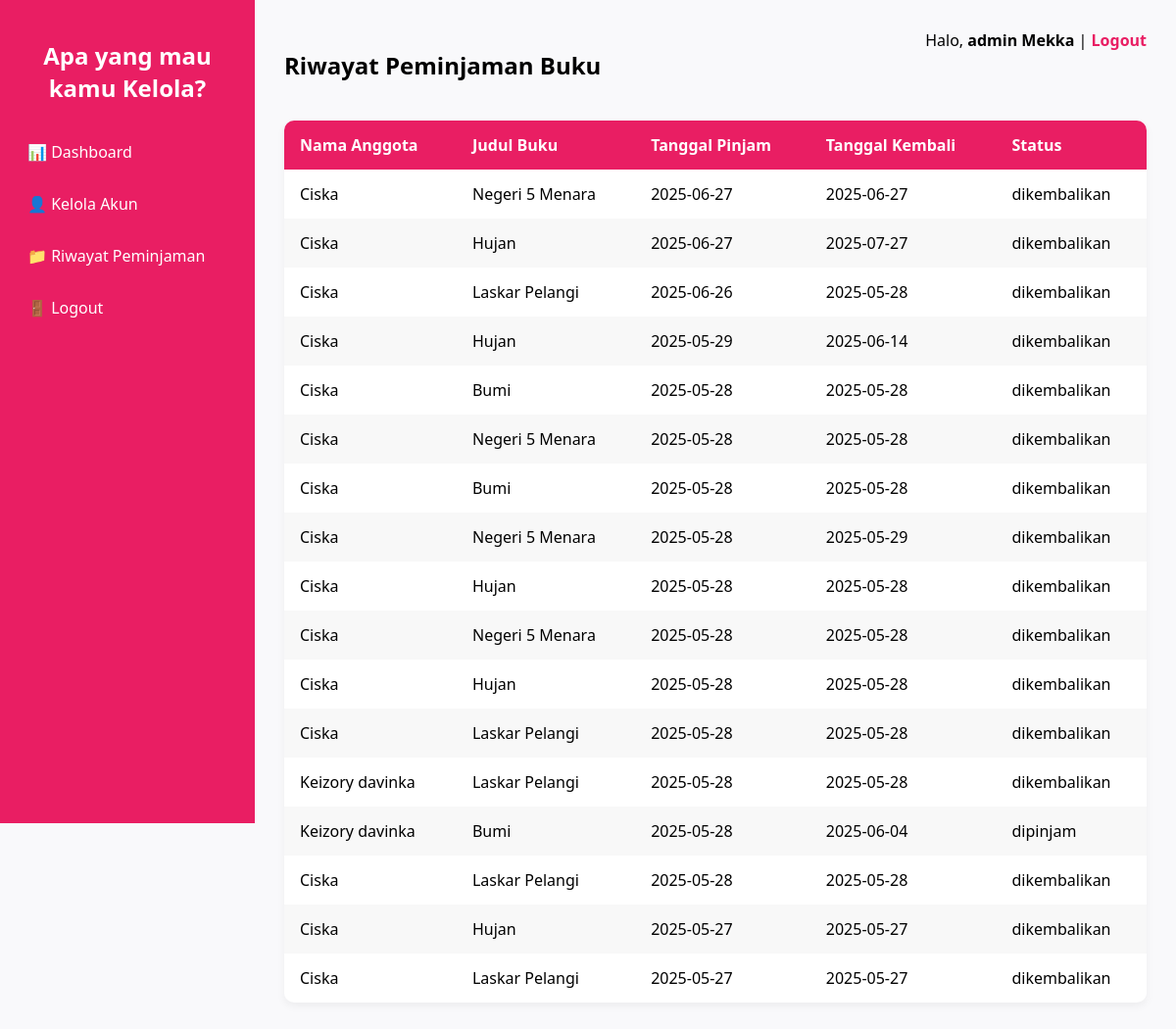
The app's page /laporan_peminjaman.php (signed in) with its own data.
### tables this page shows
CREATE TABLE `t_peminjaman` (
  `id_pinjam` int(11) NOT NULL,
  `id_buku` int(11) DEFAULT NULL,
  `id_anggota` int(11) DEFAULT NULL,
  `tanggal_pinjam` date DEFAULT NULL,
  `tanggal_batas` date DEFAULT NULL,
  `tanggal_kembali` date DEFAULT NULL,
  `status` enum('pinjam','kembali') DEFAULT 'pinjam',
  `create_by` int(11) DEFAULT NULL,
  `create_date` datetime DEFAULT current_timestamp(),
  `status_peminjaman` varchar(50) NOT NULL DEFAULT 'meminjam',
  `denda` int(11) DEFAULT 0
);

CREATE TABLE `t_anggota` (
  `id_anggota` int(11) NOT NULL,
  `nama` varchar(100) DEFAULT NULL,
  `alamat` text DEFAULT NULL,
  `telepon` varchar(15) DEFAULT NULL,
  `id_account` int(11) DEFAULT NULL,
  `email` varchar(100) DEFAULT NULL
);

CREATE TABLE `t_buku` (
  `id_buku` int(11) NOT NULL,
  `judul` varchar(255) DEFAULT NULL,
  `penulis` varchar(100) DEFAULT NULL,
  `penerbit` varchar(100) DEFAULT NULL,
  `tahun_terbit` year(4) DEFAULT NULL,
  `stok` int(11) DEFAULT NULL,
  `create_by` int(11) DEFAULT NULL,
  `create_date` datetime DEFAULT current_timestamp(),
  `update_by` int(11) DEFAULT NULL,
  `update_date` datetime DEFAULT NULL ON UPDATE current_timestamp(),
  `gambar` varchar(255) DEFAULT NULL
);

### laporan_peminjaman.php (the view, shortened to what this page needs)
<?php
include "koneksi.php";
?>
<!DOCTYPE html>
<html lang="id">
<head>
</head>
<body>
<div class="sidebar">
    <h2>Apa yang mau kamu Kelola?</h2>
    <a href="dashboard_admin.php">📊 Dashboard</a>
    <a href="manajemen_akun.php">👤 Kelola Akun</a>
    <a href="laporan_peminjaman.php">📁 Riwayat Peminjaman</a>
    <a href="logout.php">🚪 Logout</a>
</div>
<div class="main">
    <div class="topbar">
        <h2>Riwayat Peminjaman Buku</h2>
        <div>
            Halo, <strong><?= $_SESSION['username'] ?></strong> |
            <a class="logout" href="logout.php">Logout</a>
        </div>
    </div>
    <table>
        <thead>
            <tr>
                <th>Nama Anggota</th>
                <th>Judul Buku</th>
                <th>Tanggal Pinjam</th>
                <th>Tanggal Kembali</th>
                <th>Status</th>
            </tr>
        </thead>
        <tbody>
            <?php
            $query = "SELECT p.*, a.nama, b.judul
                      FROM t_peminjaman p
                      JOIN t_anggota a ON p.id_anggota = a.id_anggota
                      JOIN t_buku b ON p.id_buku = b.id_buku
                      ORDER BY p.tanggal_pinjam DESC";
            $result = mysqli_query($conn, $query);
            while ($row = mysqli_fetch_assoc($result)) {
                echo "<tr>
                        <td>{$row['nama']}</td>
                        <td>{$row['judul']}</td>
                        <td>{$row['tanggal_pinjam']}</td>
                        <td>{$row['tanggal_kembali']}</td>
                        <td>{$row['status_peminjaman']}</td>
                    </tr>";
            }
            ?>
        </tbody>
    </table>
</div>
</body>
</html>

### laporan_peminjaman.php (style rules this page uses)
body { font-family: 'Segoe UI', sans-serif; margin: 0; padding: 0; display: flex; background-color: #f9f9fb; }
.sidebar { width: 220px; background-color: #e91e63; color: white; padding: 20px; height: 100vh; }
.sidebar h2 { text-align: center; margin-bottom: 30px; }
.sidebar a { color: white; text-decoration: none; display: block; margin: 15px 0; padding: 8px; border-radius: 6px; }
.main { flex: 1; padding: 30px; }
h2 { margin-bottom: 20px; }
table { width: 100%; border-collapse: collapse; background-color: white; border-radius: 10px; overflow: hidden; box-shadow: 0 4px 8px rgba(0,0,0,0.05); }
th, td { padding: 14px 16px; text-align: left; }
th { background-color: #e91e63; color: white; }
tr:nth-child(even) { background-color: #f8f8f8; }
.topbar { display: flex; justify-content: space-between; margin-bottom: 20px; }
.logout { color: #e91e63; font-weight: bold; text-decoration: none; }

### records on screen
t_peminjaman: id_anggota.nama "Ciska", id_buku.judul "Negeri 5 Menara", tanggal_pinjam "2025-06-27", tanggal_kembali "2025-06-27", status_peminjaman "dikembalikan"
t_peminjaman: id_anggota.nama "Ciska", id_buku.judul "Hujan", tanggal_pinjam "2025-06-27", tanggal_kembali "2025-07-27", status_peminjaman "dikembalikan"
t_peminjaman: id_anggota.nama "Ciska", id_buku.judul "Laskar Pelangi", tanggal_pinjam "2025-06-26", tanggal_kembali "2025-05-28", status_peminjaman "dikembalikan"
t_peminjaman: id_anggota.nama "Ciska", id_buku.judul "Hujan", tanggal_pinjam "2025-05-29", tanggal_kembali "2025-06-14", status_peminjaman "dikembalikan"
t_peminjaman: id_anggota.nama "Ciska", id_buku.judul "Bumi", tanggal_pinjam "2025-05-28", tanggal_kembali "2025-05-28", status_peminjaman "dikembalikan"
t_peminjaman: id_anggota.nama "Ciska", id_buku.judul "Negeri 5 Menara", tanggal_pinjam "2025-05-28", tanggal_kembali "2025-05-28", status_peminjaman "dikembalikan"
t_peminjaman: id_anggota.nama "Ciska", id_buku.judul "Bumi", tanggal_pinjam "2025-05-28", tanggal_kembali "2025-05-28", status_peminjaman "dikembalikan"
t_peminjaman: id_anggota.nama "Ciska", id_buku.judul "Negeri 5 Menara", tanggal_pinjam "2025-05-28", tanggal_kembali "2025-05-29", status_peminjaman "dikembalikan"
t_peminjaman: id_anggota.nama "Ciska", id_buku.judul "Hujan", tanggal_pinjam "2025-05-28", tanggal_kembali "2025-05-28", status_peminjaman "dikembalikan"
t_peminjaman: id_anggota.nama "Ciska", id_buku.judul "Negeri 5 Menara", tanggal_pinjam "2025-05-28", tanggal_kembali "2025-05-28", status_peminjaman "dikembalikan"
t_peminjaman: id_anggota.nama "Ciska", id_buku.judul "Hujan", tanggal_pinjam "2025-05-28", tanggal_kembali "2025-05-28", status_peminjaman "dikembalikan"
t_peminjaman: id_anggota.nama "Ciska", id_buku.judul "Laskar Pelangi", tanggal_pinjam "2025-05-28", tanggal_kembali "2025-05-28", status_peminjaman "dikembalikan"
t_peminjaman: id_anggota.nama "Keizory davinka", id_buku.judul "Laskar Pelangi", tanggal_pinjam "2025-05-28", tanggal_kembali "2025-05-28", status_peminjaman "dikembalikan"
t_peminjaman: id_anggota.nama "Keizory davinka", id_buku.judul "Bumi", tanggal_pinjam "2025-05-28", tanggal_kembali "2025-06-04", status_peminjaman "dipinjam"
t_peminjaman: id_anggota.nama "Ciska", id_buku.judul "Laskar Pelangi", tanggal_pinjam "2025-05-28", tanggal_kembali "2025-05-28", status_peminjaman "dikembalikan"
t_peminjaman: id_anggota.nama "Ciska", id_buku.judul "Hujan", tanggal_pinjam "2025-05-27", tanggal_kembali "2025-05-27", status_peminjaman "dikembalikan"
t_peminjaman: id_anggota.nama "Ciska", id_buku.judul "Laskar Pelangi", tanggal_pinjam "2025-05-27", tanggal_kembali "2025-05-27", status_peminjaman "dikembalikan"

### other values on screen
$_SESSION['username'] "admin Mekka"
